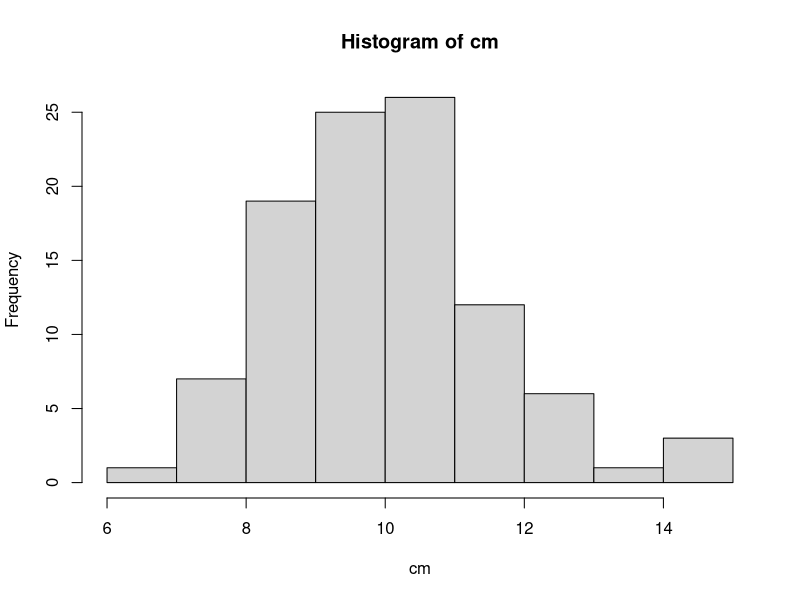

Source code (R):

# simulate rolling four six-sided dices
sample(1:6, 4, replace = TRUE)

# dafault: replace = FALSE (sampling without replacement)

# sample 10 numbers between 1 and 20, without replacement
sample(1:20, 10)

# LETTERS is a vector with all the 26 letters in the english alphabet
# sample can be used to permute a variable
sample(LETTERS)

# take 100 samples from vector c(0,1) with replacement
# uneven probabilities
flips <- sample(c(0,1), 100, prob = c(0.3, 0.7), replace = TRUE)

# the probability for 1 was 0.7, therefore we expect that the ones are around 70% of the sample
# summarize the ones
sum(flips)

# calculate the chance of getting 1 in 100 flips with a probability of getting 1 = 0.7
rbinom(1, size = 100, prob = 0.7)

# get all 0s and 1s, 100 observations, each of size 1, with success probability of 0.7
flips2 <- rbinom(n = 100, size = 1, prob = 0.7)
# --> vector with 0s and 1s

# calculate 1s
sum(flips2)

# the standard normal distribution has mean 0 and standard deviation 1
# generate 10 random number from standard normal distribution
rnorm(10)

# 10 random number from normal distribution with mean = 100 and sd = 25
rnorm(10, mean = 100, sd = 25)

# generate 5 random numbers from a Poisson distribution with mean 10
rpois(5, 10)

# repeat x 100
my_pois <- replicate(100, rpois(5, 10))
# creates a matrix, each column contains 5 random numbers generated from a Poisson distribution with mean 10

# calculate mean of each column
cm <- colMeans(my_pois)

# look at distribution
hist(cm)


# other standard probability distributions built into R:
# exponential (rexp()), chi-squared (rchisq()), gamma (rgamma())

